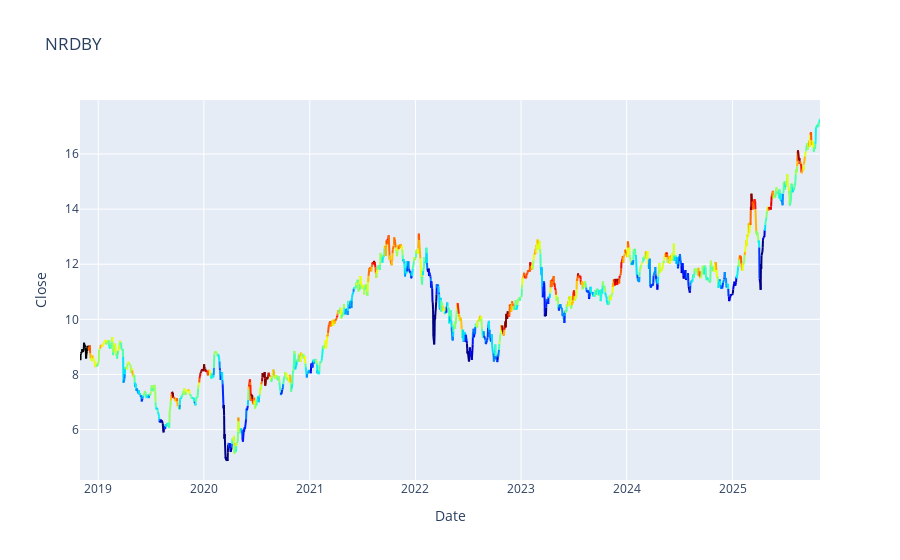

Source (notebook cell):
### Markdown cell above
### Color the price history according to the column density

### Code cell
# Statistical limits for clipping
vmin = lower_limit
vmax = upper_limit

# Create normalization
norm = Normalize(vmin=vmin, vmax=vmax, clip=True)

# Create plotly-figure
fig = go.Figure()

# Draw line segments with colors based on density
for i in range(len(df_stock) - 1):
    density_value = df_stock["density"].iloc[i]
    color = get_color(density_value, norm)
    
    fig.add_trace(go.Scatter(
        x=df_stock["date"].iloc[i:i+2],  # Zwei Punkte verbinden
        y=df_stock["close"].iloc[i:i+2],
        mode="lines",
        line=dict(color=color, width=2),
        showlegend=False,
    ))

# Adjust layout
fig.update_layout(
    title=df_stock.iloc[0, 0],
    xaxis_title="Date",
    yaxis_title="Close",
    # Add colorbar
    coloraxis=dict(
        colorbar=dict(
            title="Density",
            ticktext=["Niedrig (Blau)", "Neutral (Grün)", "Hoch (Rot)"],
            tickvals=[vmin, (vmin+vmax)/2, vmax]
        ),
        colorscale="jet",
        cmin=vmin,
        cmax=vmax
    )
)

fig.show()
